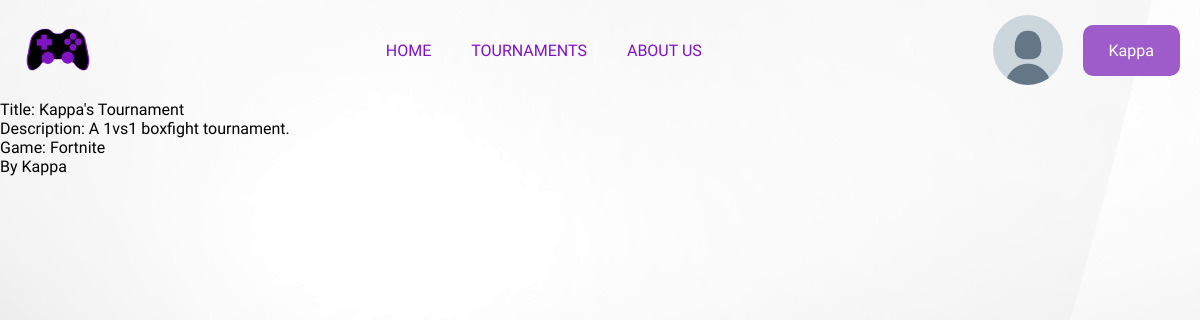
Before: /tournaments (signed in) with the older database file.
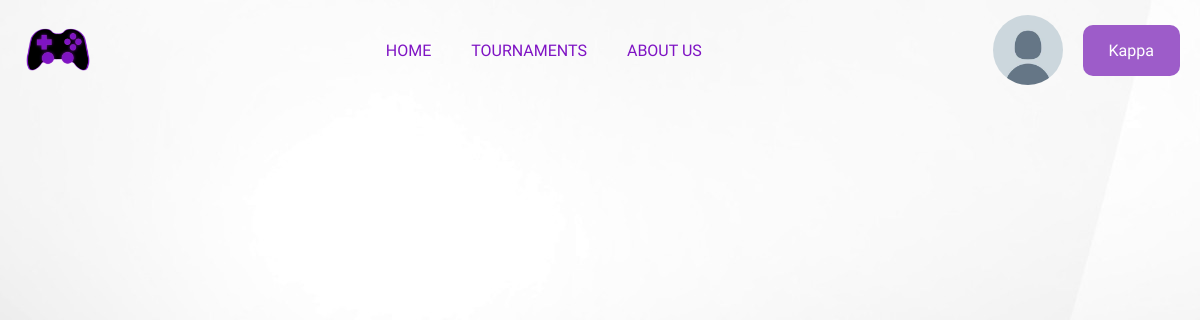
After: the same page with the newer database file.
### mytournaments/models.py (models this page shows, shortened)
class User(db.Model, UserMixin):
    id = db.Column(db.Integer, primary_key=True)
    username = db.Column(db.String(20), unique=True, nullable=False)
    email = db.Column(db.String(120), unique=True, nullable=False)
    image_file = db.Column(db.String(20), nullable=False, default='default.jpg')
    password = db.Column(db.String(60), nullable=False)
    created_tournaments = db.relationship('Tournament', backref='author')

class Tournament(db.Model):
    id = db.Column(db.Integer, primary_key=True)
    user_id = db.Column(db.Integer, db.ForeignKey('user.id'))
    title = db.Column(db.String(20), unique=True, nullable=False)
    description = db.Column(db.Text)
    game = db.Column(db.String(20), nullable=False)

### mytournaments/routes.py (the view)
@app.route('/tournaments')
def tournaments():
    return render_template('tournaments.html', tournaments=Tournament.query.all())

### mytournaments/models.py (called while the page is built)
@login_manager.user_loader
def load_user(user_id):
    return User.query.get(int(user_id))

### mytournaments/templates/tournaments.html
{% extends 'base.html' %}
{% block content %}
{% for tournament in tournaments %}
    Title: {{ tournament.title }}<br>
    Description: {{ tournament.description }}<br>
    Game: {{ tournament.game }}<br>
    By {{ tournament.author.username }}
    <br><br>
{% endfor %}
{% endblock content %}

### mytournaments/templates/base.html (shortened to what this page needs)
<!DOCTYPE html>
<html lang="en">
<head>
    <link rel="stylesheet" href="{{ url_for('static', filename='style.css') }}">
</head>
<body>
    <div id="menu">
        <a href="/"><img class="logo-img" src="{{ url_for('static', filename='img/logo.png') }}" width="75" height="75"></a>
        <div id="sezioni">
            <a href="/"><div class="sezione">HOME</div></a>
            <a href="/tournaments"><div class="sezione">TOURNAMENTS</div></a>
            <a href="/about"><div class="sezione">ABOUT US</div></a>
        </div>
        {% if current_user.is_authenticated %}
            <img class="rounded-img" src="{{ url_for('static', filename='img/pfps/' + current_user.image_file) }}" height="70%">
            <div class="dropdown">
                <button class="dropbtn">{{ current_user.username }}</button>
            </div>
        {% else %}
            <a href="/login"><div class="sezione">LOGIN</div></a>
            <a href="/register"><div class="sezione">REGISTER</div></a>
        {% endif %}
    </div>
    {% block content %}{% endblock content %}
</body>
</html>

### mytournaments/static/style.css (style rules this page uses)
* { padding: 0; margin:0; text-decoration: none; font-family: 'Comfortaa'; }
body { background-image: url(/static/img/background.jpeg); }
#menu { width: 100%; height: 100px; display: flex; justify-content: center; align-items: center; }
#sezioni { width: 100%; height: 100%; align-items: center; justify-content: center; display: flex; }
.sezione { display: block; align-items: center; text-align: center; justify-content: center; margin: 20px; font-family: 'Comfortaa'; color: #7f14c4; }
button { background-color: #7f14c4; color: white; padding: 14px 20px; margin: 8px 0; border: none; cursor: pointer; width: 100%; }
* { box-sizing: border-box }
a { color: dodgerblue; }
.dropbtn { background-color: #9d5cc9; color: white; padding: 16px; font-size: 16px; border-radius: 10px; display: block; position: static; align-items: flex-end; margin: 10px; }
.dropdown { position: relative; display: inline-block; margin-right: 30px; margin-left: 10px; }
.rounded-img { border-radius: 50%; }
.logo-img { margin-left: 20px; }

Changed rows visible on the page:
removed Tournament: title "Kappa's Tournament", description "A 1vs1 boxfight tournament.", game "Fortnite", author.username "Kappa"
